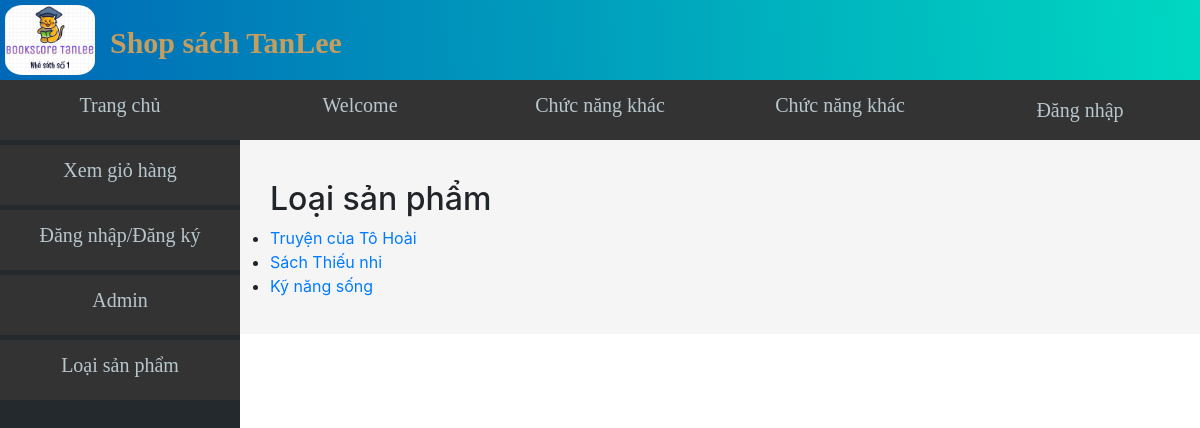
/products_by_type/index.php, run on the app's committed database.
### tables this page shows
CREATE TABLE `categories` (
  `categoryID` int(11) NOT NULL,
  `categoryName` varchar(255) NOT NULL
);

### model/category_db.php (called while the page is built, shortened)
<?php
function get_categories() {
    global $db;
    $query = 'SELECT *,
                (SELECT COUNT(*)
                 FROM products
                 WHERE Products.categoryID = Categories.categoryID)
                 AS productCount
              FROM categories
              ORDER BY categoryID';
    try {
        $statement = $db->prepare($query);
        $statement->execute();
        $result = $statement->fetchAll();
        return $result;
    } catch (PDOException $e) {
        $error_message = $e->getMessage();
        display_db_error($error_message);
    }
}
?>

### util/main.php (called while the page is built, shortened)
<?php
$uri = filter_input(INPUT_SERVER, 'REQUEST_URI', FILTER_SANITIZE_STRING);
$dirs = explode('/', $uri);
$app_path = '/' . $dirs[1] . '/' . $dirs[2] . '/';

### products_by_type/type_product.php (the view)
<?php include '../view/header.php'; ?>
<?php include '../view/sidebar.php'; ?>
<div class="ad-part-content">
    <h2>Loại sản phẩm</h2>
    <ul>
        <?php
        require_once('model/database.php');
        require_once('model/category_db.php');
        foreach ($categories as $category) :
            $name = $category['categoryName'];
            $id = $category['categoryID'];
            $url = $app_path . 'catalog?category_id=' . $id;
        ?>
            <li>
                <a href="<?= $url; ?>">
                    <?= htmlspecialchars($name); ?>
                </a>
            </li>
        <?php endforeach; ?>
    </ul>
</div>
</div>

### admin.css (style rules this page uses)
:root { --main-font: 'Source Sans Pro', sans-serif; --secondary-font: 'Herr Von Muellerhoff', cursive; --body-font: 'Cabin', sans-serif; --main-font-color-dark: #252525; --secondary-font-color: #c59d5f; --body-font-color: #515151; }
a:link { text-decoration: none; }
* { margin: 0; padding: 0; }
.ad-part-content { position: relative; left: 0%; top: 10px; width: 100%; height: auto; padding: 30px; }

### data on the page
categories: categoryName "Truyện của Tô Hoài"
categories: categoryName "Sách Thiếu nhi"
categories: categoryName "Kỹ năng sống"
